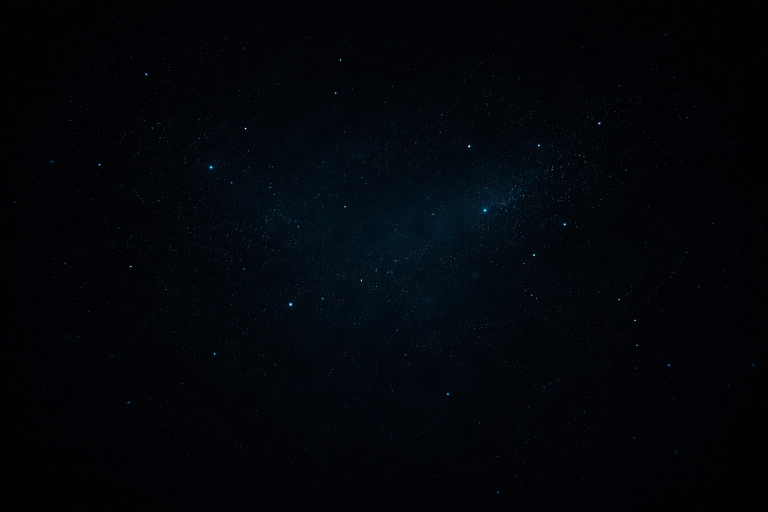
#> input picture Assets/Resources/Backgrounds/bg_abyss.png, 1536 x 1024 px, given as the content of the folder _bloom, which was not available (shown at 1/2 size)
$ python mide_quemado.py
#> lines starting #> are read from the running program, lines starting #| are printed output that depends on the picture; pictures that were not available may be replaced by others from this repository, and a replacement may not be noted
# -*- coding: utf-8 -*-
"""
Mide si el BLOOM quema las altas luces (2026-08-28, v2).

⚠⚠ POR QUE NO VALE LA MEDIA DE L*: un bloom que quema afecta al 1-5 % de pixeles mas
claros. La media de la escena apenas se mueve -> MIRAR LA MEDIA DIRIA QUE NO PASA NADA.
Lo que delata el quemado es la COLA ALTA, y en concreto DOS cosas a la vez:

  · %clip    pixeles con L* > 95 (practicamente blancos)
  · C*@P99   croma del percentil 99 -> QUEMAR ES PERDER COLOR, no solo subir luz.
             Un bloom sano sube la luz MANTENIENDO el color (croma alto en la cola).
             Un bloom que quema empuja al blanco: croma -> 0.

🧭 El criterio es la CONJUNCION. Ninguna de las dos por separado vale:
   · %clip alto con croma alto  = brillo de color intenso, no quemado (agua turquesa)
   · croma bajo con %clip bajo  = escena gris, no quemado (bg_cave, bg_abyss)
"""
import sys, glob, os
import numpy as np
from PIL import Image

UMBRAL_CLIP = 3.0     # % de imagen practicamente blanca
UMBRAL_CROMA = 12.0   # croma de la cola alta por debajo del cual es blanco de verdad

# ⚠⚠ LINEA BASE DEL ARTE (aportada por la sesion del repo movil, 2026-08-28).
# Un fondo puede traer BLANCO DE FABRICA: hielo, una luna, rayos de luz. Eso mide
# "clip + croma bajo" sin que el bloom haya tocado nada -> FALSO POSITIVO.
# Se calcula aqui desde los PNG de origen (`Resources.Load<Texture2D>("Backgrounds/<id>")`)
# en vez de copiar sus cifras, para que sea reproducible y no otro dato escrito a mano.
#
# ⚠ NO es restable del %clip de la captura: en pantalla el fondo ocupa una fraccion y va
#    teñido por agua, niebla y grado. Sirve para saber DONDE mirar con lupa, no para restar.
def base_arte(bgid):
    import os
    f = 'Assets/Resources/Backgrounds/%s.png' % bgid
    if not os.path.exists(f): return None
    a = np.asarray(Image.open(f).convert('RGB'))
    L, C = lab(a)
    return 100.0 * ((L > 90) & (C < 40)).mean()

def lab(im):
    rgb = np.asarray(im, dtype=np.float64) / 255.0
    m = rgb <= 0.04045
    lin = np.where(m, rgb / 12.92, ((rgb + 0.055) / 1.055) ** 2.4)
    M = np.array([[0.4124564, 0.3575761, 0.1804375],
                  [0.2126729, 0.7151522, 0.0721750],
                  [0.0193339, 0.1191920, 0.9503041]])
    x = lin @ M.T
    w = np.array([0.95047, 1.0, 1.08883]); t = x / w; d = 6.0 / 29.0
    f = np.where(t > d ** 3, np.cbrt(t), t / (3 * d * d) + 4.0 / 29.0)
    L = 116 * f[..., 1] - 16
    a = 500 * (f[..., 0] - f[..., 1]); b = 200 * (f[..., 1] - f[..., 2])
    return L, np.sqrt(a * a + b * b)

def stats(p):
#> called with p = '_only/bg_abyss.png'
    a = np.asarray(Image.open(p).convert('RGB'))
#> a is the input picture: shape (1024, 1536, 3); mean R, G, B 2.3, 4.9, 9.5
    h = a.shape[0]
#> h = 1024
    a = a[int(h * .08):int(h * .94)]        # fuera HUD arriba y borde abajo
#> a: shape (881, 1536, 3)
    L, C = lab(a)
#> in lab, `m = rgb <= 0.04045`:
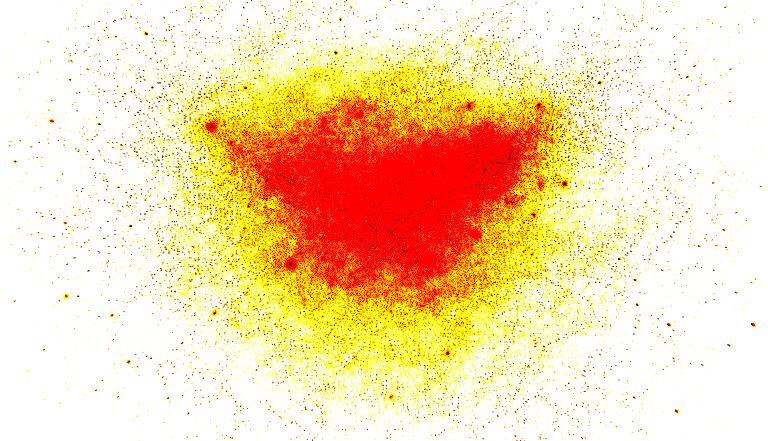
#> m: shape (881, 1536, 3) bool (shown at 1/2 size); mean R, G, B 0.994, 0.863, 0.687
#> in lab, `lin = np.where(m, rgb / 12.92, ((rgb + 0.055) / 1.055) ** 2.4)`:
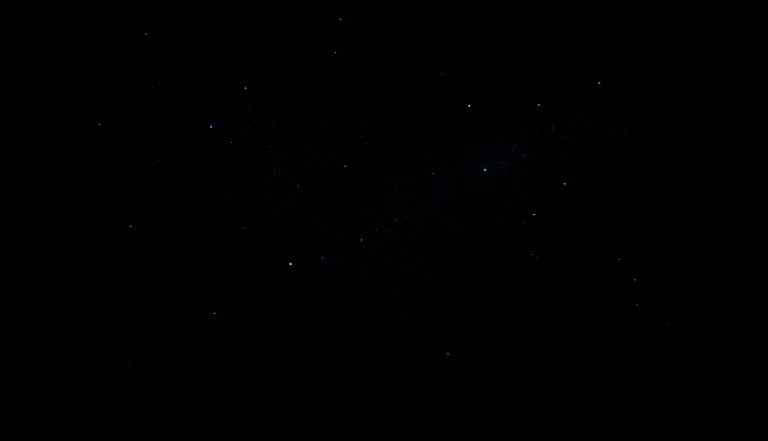
#> lin: shape (881, 1536, 3) float64 (shown at 1/2 size); mean R, G, B 0.000773, 0.00189, 0.00383
#> in lab, `f = np.where(t > d ** 3, np.cbrt(t), t / (3 * d * d) + 4.0 / 29.0)`:
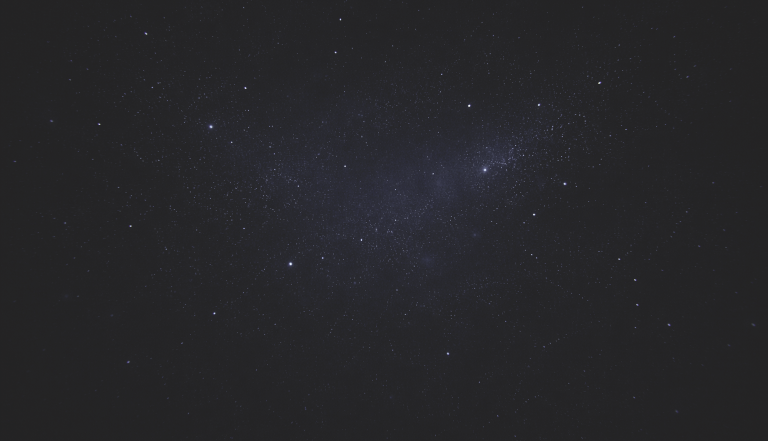
#> f: shape (881, 1536, 3) float64 (shown at 1/2 size); mean R, G, B 0.151, 0.151, 0.163
#> in lab, `a = 500 * (f[..., 0] - f[..., 1])`:
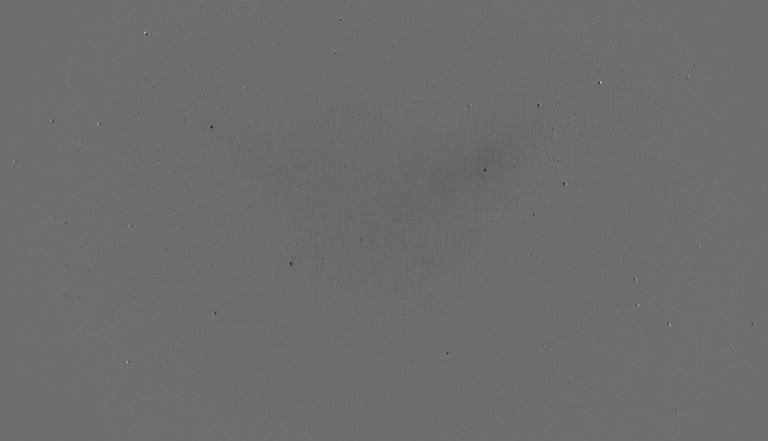
#> a: shape (881, 1536) float64 (shown at 1/2 size); min -32.66, max 42.82, mean 0; drawn with min black and max white
#> in lab, `b = 200 * (f[..., 1] - f[..., 2])`:
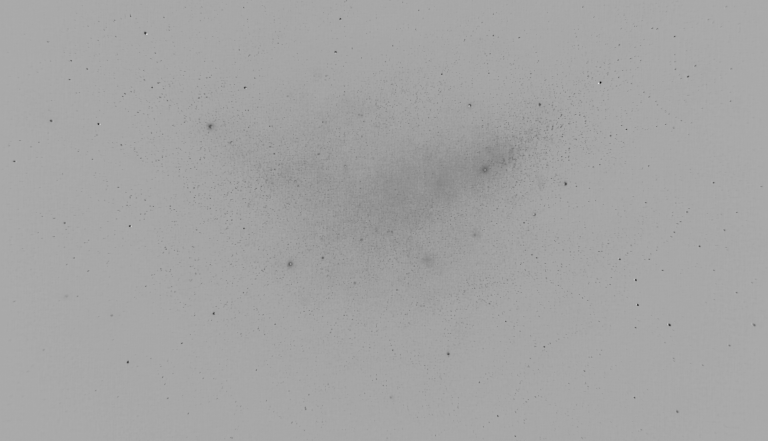
#> b: shape (881, 1536) float64 (shown at 1/2 size); min -69.83, max 34.22, mean -2.5; drawn with min black and max white
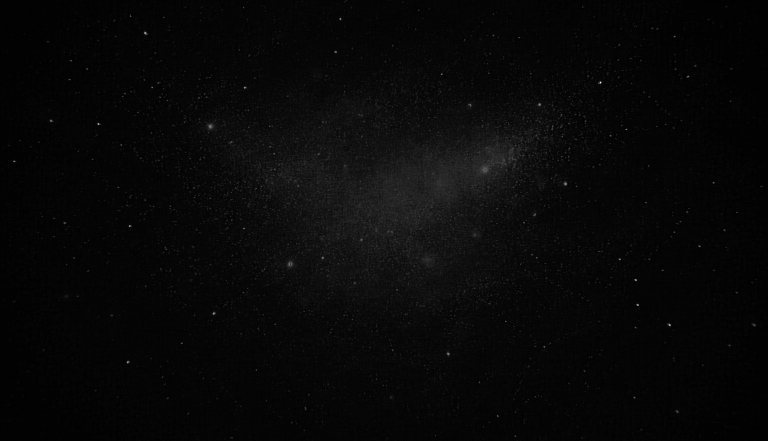
#> C: shape (881, 1536) float64 (shown at 1/2 size); min 0, max 79.56, mean 2.6; drawn with min black and max white
    alta = L >= np.percentile(L, 99)
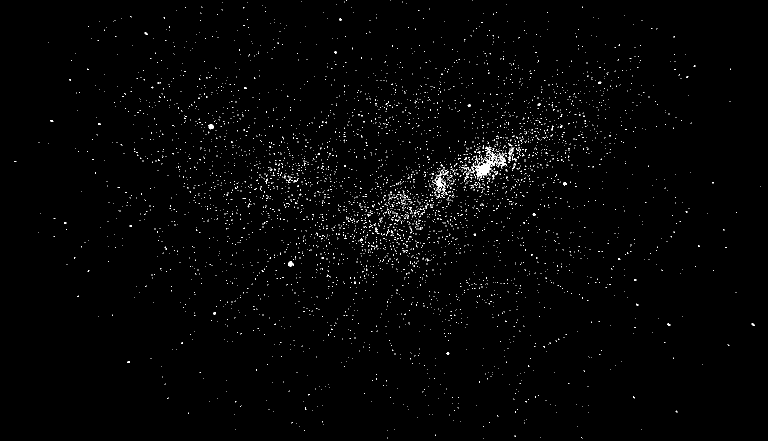
#> alta: shape (881, 1536) bool (shown at 1/2 size); 1% white in thin lines or dots
    return dict(L=L.mean(), C=C.mean(), clip=100.0 * (L > 95).mean(),
                p99=np.percentile(L, 99), c99=C[alta].mean())

pref = sys.argv[1] if len(sys.argv) > 1 else 'bg'
fich = sorted(glob.glob('_bloom/%s_*.png' % pref))
if not fich:
    sys.exit("sin capturas de '%s' en _bloom/" % pref)

print("%-14s %6s %6s %7s %7s %7s %8s   %s" %
      ("elemento", "L*", "C*", "%clip", "P99", "C*@P99", "arte", "veredicto"))
print("-" * 82)
malos = []
for p in fich:
    if os.path.getsize(p) < 50000:
        print("%-16s   (captura mala, %d B)" % (os.path.basename(p)[:-4], os.path.getsize(p)))
        continue
    n = os.path.basename(p)[:-4]
    if n.startswith(pref + '_'): n = n[len(pref) + 1:]      # bg_bg_kelp -> bg_kelp
    s = stats(p)
#> s = {'L': 1.5, 'C': 2.57, 'clip': 0.00133, 'p99': 8.46, 'c99': 13.88}
    b = base_arte(n) if pref == 'bg' else None
    if s['clip'] > UMBRAL_CLIP and s['c99'] < UMBRAL_CROMA:
        if b is not None and b > 0.05:
            v = "revisar: el arte YA trae blanco"; malos.append(n)
        else:
            v = "<<< QUEMA"; malos.append(n)
    elif s['clip'] > UMBRAL_CLIP:
        v = "brillo con color, OK"
    else:
        v = "ok"
    print("%-14s %6.1f %6.1f %7.2f %7.1f %7.1f %8s   %s"
          % (n, s['L'], s['C'], s['clip'], s['p99'], s['c99'],
             ("%.2f%%" % b) if b is not None else "-", v))
#| abyss             1.5    2.6    0.00     8.5    13.9        -   ok

print("=" * 82)
if malos:
    print("!! QUEMAN: %s" % ", ".join(malos))
    sys.exit(1)
print("OK  ninguno quema con el bloom actual (umbral: clip>%.0f%% Y croma<%.0f)"
      % (UMBRAL_CLIP, UMBRAL_CROMA))
